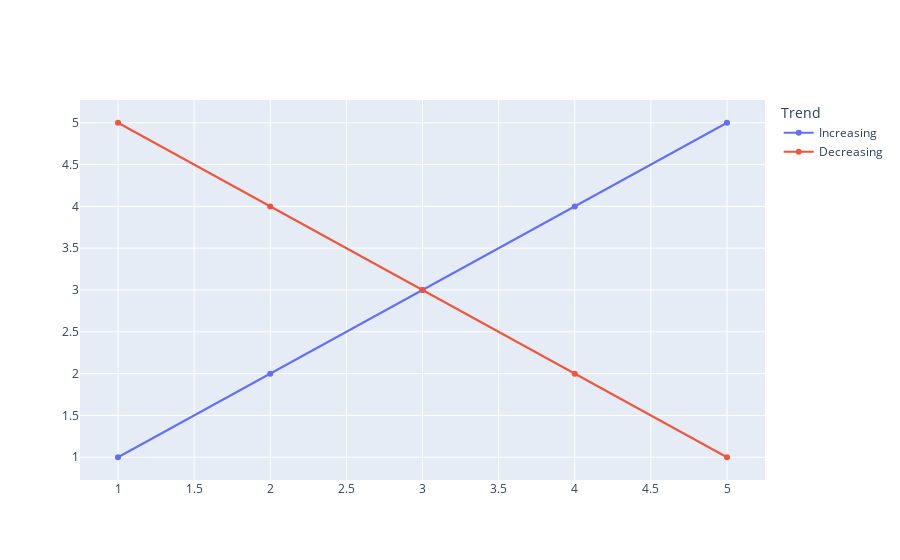

Notebook code cell kept with this figure:
### Code cell
fig = go.Figure()

fig.add_trace(go.Scatter(
    x=[1, 2, 3, 4, 5],
    y=[1, 2, 3, 4, 5],
    name="Increasing"
))

# fig.add_trace(go.Scatter(
#     x=[1, 2, 3, 4, 5],
#     y=[5, 4, 3, 2, 1],
#     name="Decreasing"
# ))

fig.update_layout(legend_title_text='Trend')
fig.show()

# fig = go.Figure()
# fig.add_trace(go.Scatter(
#     x=[1, 2, 3, 4, 5],
#     y=[1, 2, 3, 4, 5],
#     name="Increasing",
# ))

# fig.show()

### Figure 1 — Plotly figure (JSON) as saved in the notebook; plotly's stock layout.template omitted (floating-point values rounded to 4 significant figures)
{"data": [{"name": "Increasing", "type": "scatter", "x": [1, 2, 3, 4, 5], "y": [1, 2, 3, 4, 5]}, {"name": "Decreasing", "type": "scatter", "x": [1, 2, 3, 4, 5], "y": [5, 4, 3, 2, 1]}], "layout": {"autosize": true, "legend": {"title": {"text": "Trend"}}, "xaxis": {"autorange": true, "range": [0.7437, 5.256], "type": "linear"}, "yaxis": {"autorange": true, "range": [0.6699, 5.33], "type": "linear"}}}
